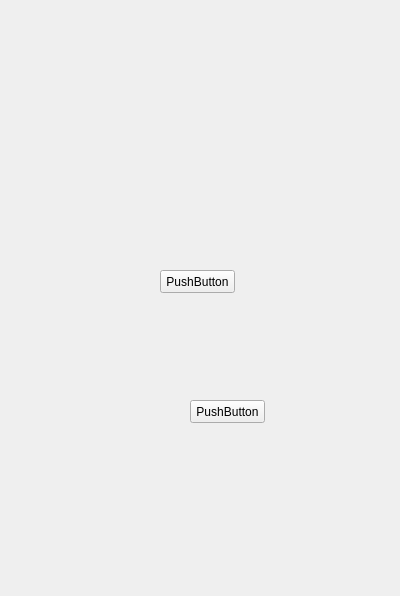
<?xml version="1.0" encoding="UTF-8"?>
<ui version="4.0">
 <class>Test1</class>
 <widget class="QWidget" name="Test1">
  <property name="geometry">
   <rect>
    <x>0</x>
    <y>0</y>
    <width>400</width>
    <height>596</height>
   </rect>
  </property>
  <property name="windowTitle">
   <string>Test1</string>
  </property>
  <widget class="QPushButton" name="pushButton">
   <property name="geometry">
    <rect>
     <x>160</x>
     <y>270</y>
     <width>75</width>
     <height>23</height>
    </rect>
   </property>
   <property name="text">
    <string>PushButton</string>
   </property>
  </widget>
  <widget class="QPushButton" name="pushButton_2">
   <property name="geometry">
    <rect>
     <x>190</x>
     <y>400</y>
     <width>75</width>
     <height>23</height>
    </rect>
   </property>
   <property name="text">
    <string>PushButton</string>
   </property>
  </widget>
 </widget>
 <layoutdefault spacing="6" margin="11"/>
 <resources/>
 <connections>
  <connection>
   <sender>pushButton</sender>
   <signal>clicked()</signal>
   <receiver>Test1</receiver>
   <slot>OnBtnClicked()</slot>
   <hints>
    <hint type="sourcelabel">
     <x>203</x>
     <y>276</y>
    </hint>
    <hint type="destinationlabel">
     <x>190</x>
     <y>340</y>
    </hint>
   </hints>
  </connection>
  <connection>
   <sender>pushButton_2</sender>
   <signal>clicked()</signal>
   <receiver>Test1</receiver>
   <slot>slot1()</slot>
   <hints>
    <hint type="sourcelabel">
     <x>224</x>
     <y>421</y>
    </hint>
    <hint type="destinationlabel">
     <x>224</x>
     <y>504</y>
    </hint>
   </hints>
  </connection>
 </connections>
 <slots>
  <slot>OnBtnClicked()</slot>
  <slot>slot1()</slot>
 </slots>
</ui>
